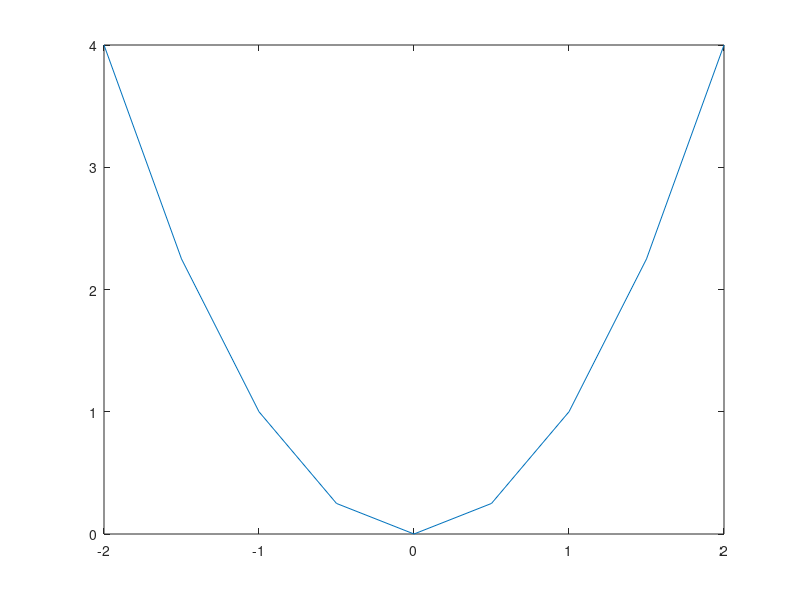

Write MATLAB code to recreate this figure.
% Quadratic curve test
x = [-2, -1.5, -1, -0.5, 0, 0.5, 1, 1.5, 2];
y = [4, 2.25, 1, 0.25, 0, 0.25, 1, 2.25, 4];  % x^2 values

% Create the plot
plot(x, y);

% Calculations
vertex_x = 0;
vertex_y = 0;
discriminant = 0;